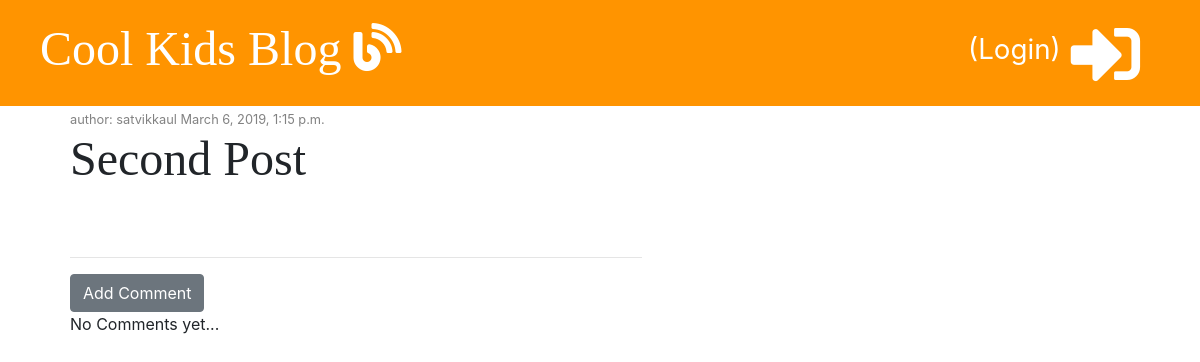
The app's page /post/2/ with its own data.
### blog/models.py (models this page shows, shortened)
class Post(models.Model):
    author = models.ForeignKey('auth.User', on_delete=models.CASCADE)
    title = models.CharField(max_length=200)
    text = models.TextField()
    created_date = models.DateTimeField(default=timezone.now)
    published_date = models.DateTimeField(blank=True, null=True)

### blog/views.py (the view)
# urls.py: path('post/<int:pk>/', views.post_detail, name='post_detail'),
def post_detail(request, pk):
    post = get_object_or_404(Post, pk=pk)
    stuff_for_frontend = {'post' : post}
    return render(request, 'blog/post_detail.html', stuff_for_frontend)

### blog/templatetags/markdownify.py (called while the page is built)
@register.filter
def markdown(value):
    renderer = HighlightRenderer()
    markdown = mistune.Markdown(renderer=renderer)
    return markdown(value)

### blog/templates/blog/post_detail.html (shortened to what this page needs)
{% extends 'blog/base.html' %}
{% load markdownify %}
{% block content %}
    <div class="post">
        {% if post.published_date %}
            <div class="date">
                <small> author: {{ post.author }} {{ post.published_date }}</small>
            </div>
            {% else %}
                  <a href="{% url 'post_publish' pk=post.pk %}" class="btn btn-primary" style="float:right; margin-top:5px">Publish</a>
        {% endif %}
        <h1>{{ post.title }}</h1>
    </div>
    <hr>
    <a href="{% url 'add_comment_to_post' pk=post.pk %}" class="btn btn-secondary">Add Comment</a>
    {% for comment in post.comments.all %}
        {% if user.is_authenticated or comment.approved %}
        <div class="comment">
          <div class="date">
            {{ comment.created_date }}
          </div>
          {% if not comment.approved and user.is_superuser %}
              <a href="{% url 'comment_approve' pk=comment.pk %}"><i class="fas fa-check"></i></a>
              <a href="{% url 'comment_remove' pk=comment.pk %}" class="btn btn-success"><i class="far fa-trash-alt"></i></a>
              {% endif %}
          <strong>{{ comment.author }}</strong>
          <p>{{ comment.text | markdown | safe | linebreaksbr }}</p>
        </div>
        {% endif %}
    {% empty %}
          <p>No Comments yet...</p>
    {% endfor %}
{% endblock %}

### blog/static/css/blog.css (style rules this page uses)
h1, h2, h3, h4 { font-family: 'Tangerine', 'Inconsolata' , 'Droid Sans', serif; font-size: 48px; }
.date { color: #828282; }
.post { margin-bottom: 70px; }

### records on screen
Post: author "satvikkaul", published_date "March 6, 2019, 1:15 p.m.", title "Second Post"
